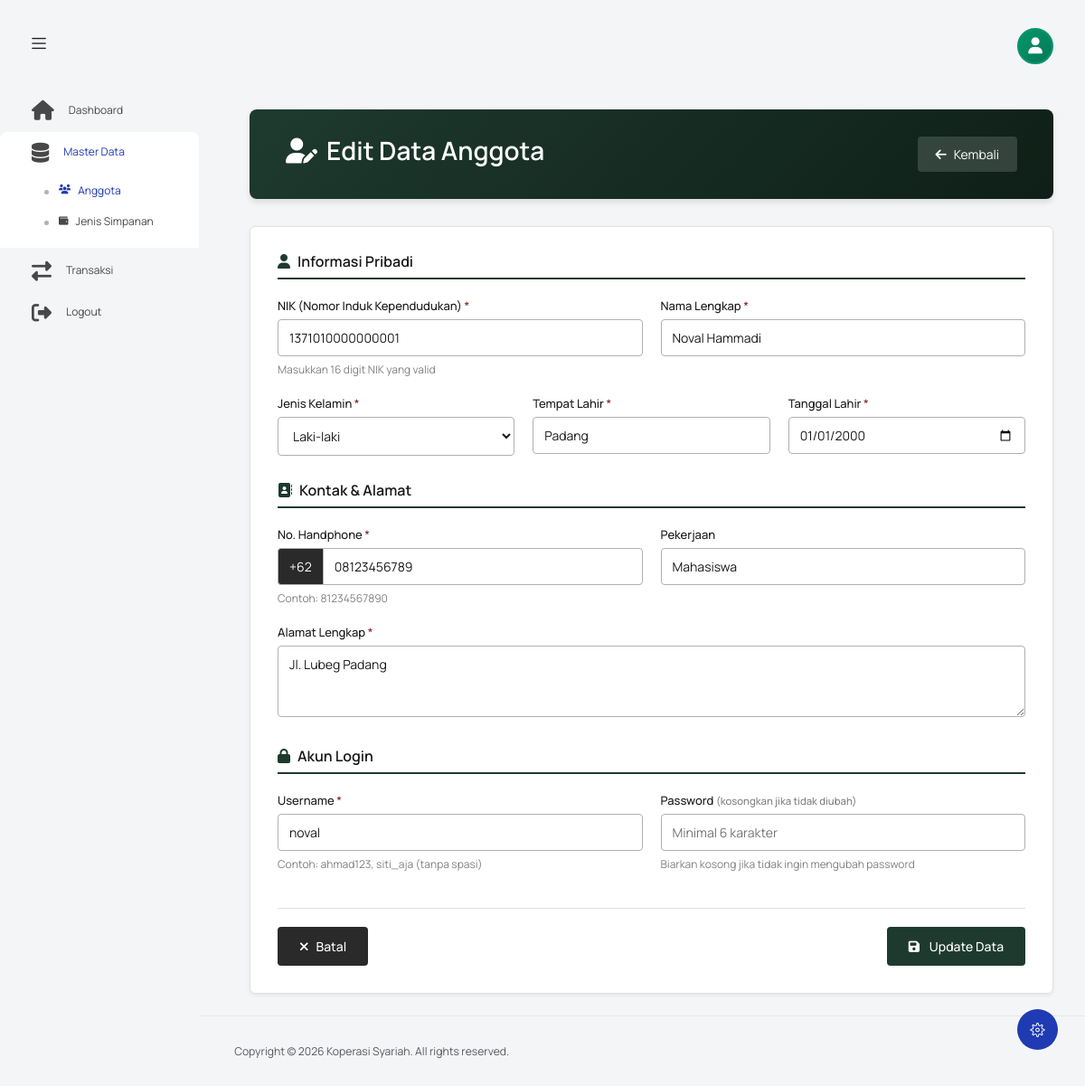
The page /index.php?controller=anggota&action=edit&id=1 (signed in) on the database its author committed.
### tables this page shows
CREATE TABLE `tb_anggota` (
  `id_anggota` int NOT NULL,
  `no_anggota` varchar(20) NOT NULL,
  `nik` varchar(16) NOT NULL,
  `nama_lengkap` varchar(100) NOT NULL,
  `jenis_kelamin` enum('L','P') NOT NULL,
  `tempat_lahir` varchar(50) DEFAULT NULL,
  `tanggal_lahir` date DEFAULT NULL,
  `alamat` text,
  `no_hp` varchar(15) DEFAULT NULL,
  `pekerjaan` varchar(50) DEFAULT NULL,
  `username` varchar(50) DEFAULT NULL,
  `password` varchar(255) DEFAULT NULL,
  `status_aktif` enum('Aktif','Non-Aktif') DEFAULT 'Aktif',
  `tanggal_daftar` date DEFAULT NULL
);

### views/anggota/form.php (the view, shortened to what the rows shown need)
<?php include('template/header.php'); ?>
<body class="with-welcome-text">
  <div class="container-scroller">
    <?php include 'template/navbar.php'; ?>
    <div class="container-fluid page-body-wrapper">
      <?php include 'template/setting_panel.php'; ?>
      <?php include 'template/sidebar.php'; ?>
      <div class="main-panel">
        <div class="content-wrapper">
          <div class="row">
            <div class="col-sm-12">
              <div style="background: linear-gradient(135deg, #1e3a2f 0%, #0f1f17 100%); color: white; padding: 30px 40px; border-radius: 8px; margin-bottom: 30px; box-shadow: 0 4px 6px rgba(0, 0, 0, 0.1);">
                <div style="display: flex; justify-content: space-between; align-items: center;">
                  <div>
                    <h2 style="font-size: 28px; font-weight: 600; margin: 0 0 8px 0; color: white;">
                      <?php if ($formMode === 'create'): ?>
                        <i class="fas fa-user-plus" style="margin-right: 10px;"></i>Tambah Anggota Baru
                      <?php else: ?>
                        <i class="fas fa-user-edit" style="margin-right: 10px;"></i>Edit Data Anggota
                      <?php endif; ?>
                    </h2>
                  </div>
                  <a href="index.php?controller=anggota&action=index"
                     style="padding: 10px 20px; background: rgba(255, 255, 255, 0.15); color: white; border-radius: 4px; text-decoration: none; font-size: 14px; transition: all 0.3s ease;">
                    <i class="fas fa-arrow-left" style="margin-right: 8px;"></i>Kembali
                  </a>
                </div>
              </div>
              <div style="background: white; border: 1px solid #e0e0e0; border-radius: 6px; box-shadow: 0 2px 4px rgba(0, 0, 0, 0.06); padding: 30px;">
                <form method="POST" action="<?php
                  echo $formMode === 'create'
                    ? 'index.php?controller=anggota&action=store'
                    : 'index.php?controller=anggota&action=update&id=' . ($data['id_anggota'] ?? 0)
                  ?>" id="anggotaForm" novalidate>
                  <h3 style="font-size: 16px; font-weight: 600; color: #1a1a1a; margin-bottom: 20px; border-bottom: 2px solid #1e3a2f; padding-bottom: 10px;">
                    <i class="fas fa-user" style="margin-right: 8px; color: #1e3a2f;"></i>Informasi Pribadi
                  </h3>
                  <div style="display: grid; grid-template-columns: repeat(2, 1fr); gap: 20px; margin-bottom: 20px;">
                    <div>
                      <label for="nik" style="display: block; font-size: 13px; font-weight: 500; color: #1a1a1a; margin-bottom: 6px;">
                        NIK (Nomor Induk Kependudukan) <span style="color: #8b2a2a;">*</span>
                      </label>
                      <input type="text" id="nik" name="nik"
                             placeholder="16 digit NIK" maxlength="16" required
                             pattern="[0-9]{16}"
                             value="<?= htmlspecialchars($data['nik'] ?? '') ?>"
                             style="width: 100%; padding: 10px 12px; border: 1px solid #b0b0b0; border-radius: 4px; font-size: 14px; color: #1a1a1a; background-color: white; transition: all 0.3s ease;">
                      <small style="display: block; margin-top: 6px; font-size: 12px; color: #808080;">Masukkan 16 digit NIK yang valid</small>
                    </div>
                    <div>
                      <label for="nama_lengkap" style="display: block; font-size: 13px; font-weight: 500; color: #1a1a1a; margin-bottom: 6px;">
                        Nama Lengkap <span style="color: #8b2a2a;">*</span>
                      </label>
                      <input type="text" id="nama_lengkap" name="nama_lengkap"
                             placeholder="Nama lengkap sesuai KTP" required
                             value="<?= htmlspecialchars($data['nama_lengkap'] ?? '') ?>"
                             style="width: 100%; padding: 10px 12px; border: 1px solid #b0b0b0; border-radius: 4px; font-size: 14px; color: #1a1a1a; background-color: white; transition: all 0.3s ease;">
                    </div>
                  </div>
                  <div style="display: grid; grid-template-columns: repeat(3, 1fr); gap: 20px; margin-bottom: 20px;">
                    <div>
                      <label for="jenis_kelamin" style="display: block; font-size: 13px; font-weight: 500; color: #1a1a1a; margin-bottom: 6px;">
                        Jenis Kelamin <span style="color: #8b2a2a;">*</span>
                      </label>
                      <select id="jenis_kelamin" name="jenis_kelamin" required
                              style="width: 100%; padding: 10px 12px; border: 1px solid #b0b0b0; border-radius: 4px; font-size: 14px; color: #1a1a1a; background-color: white;">
                        <option value="L" <?= (isset($data['jenis_kelamin']) && $data['jenis_kelamin'] === 'L') ? 'selected' : '' ?>>
                          Laki-laki
                        </option>
                      </select>
                    </div>
                    <div>
                      <label for="tempat_lahir" style="display: block; font-size: 13px; font-weight: 500; color: #1a1a1a; margin-bottom: 6px;">
                        Tempat Lahir <span style="color: #8b2a2a;">*</span>
                      </label>
                      <input type="text" id="tempat_lahir" name="tempat_lahir"
                             placeholder="Kota kelahiran" required
                             value="<?= htmlspecialchars($data['tempat_lahir'] ?? '') ?>"
                             style="width: 100%; padding: 10px 12px; border: 1px solid #b0b0b0; border-radius: 4px; font-size: 14px; color: #1a1a1a; background-color: white; transition: all 0.3s ease;">
                    </div>
                    <div>
                      <label for="tanggal_lahir" style="display: block; font-size: 13px; font-weight: 500; color: #1a1a1a; margin-bottom: 6px;">
                        Tanggal Lahir <span style="color: #8b2a2a;">*</span>
                      </label>
                      <input type="date" id="tanggal_lahir" name="tanggal_lahir" required
                             value="<?= $data['tanggal_lahir'] ?? '' ?>"
                             style="width: 100%; padding: 10px 12px; border: 1px solid #b0b0b0; border-radius: 4px; font-size: 14px; color: #1a1a1a; background-color: white; transition: all 0.3s ease;">
                    </div>
                  </div>
                  <h3 style="font-size: 16px; font-weight: 600; color: #1a1a1a; margin: 30px 0 20px 0; border-bottom: 2px solid #1e3a2f; padding-bottom: 10px;">
                    <i class="fas fa-address-book" style="margin-right: 8px; color: #1e3a2f;"></i>Kontak & Alamat
                  </h3>
                  <div style="display: grid; grid-template-columns: repeat(2, 1fr); gap: 20px; margin-bottom: 20px;">
                    <div>
                      <label for="no_hp" style="display: block; font-size: 13px; font-weight: 500; color: #1a1a1a; margin-bottom: 6px;">
                        No. Handphone <span style="color: #8b2a2a;">*</span>
                      </label>
                      <div style="display: flex;">
                        <span style="padding: 10px 12px; background: #2a2a2a; color: white; border: 1px solid #b0b0b0; border-right: none; border-radius: 4px 0 0 4px; font-size: 14px;">+62</span>
                        <input type="tel" id="no_hp" name="no_hp"
                               placeholder="8xxxxxxxxxx" required pattern="[0-9]{9,14}"
                               value="<?= htmlspecialchars($data['no_hp'] ?? '') ?>"
                               style="flex: 1; padding: 10px 12px; border: 1px solid #b0b0b0; border-radius: 0 4px 4px 0; font-size: 14px; color: #1a1a1a; background-color: white;">
                      </div>
                      <small style="display: block; margin-top: 6px; font-size: 12px; color: #808080;">Contoh: 81234567890</small>
                    </div>
                    <div>
                      <label for="pekerjaan" style="display: block; font-size: 13px; font-weight: 500; color: #1a1a1a; margin-bottom: 6px;">
                        Pekerjaan
                      </label>
                      <input type="text" id="pekerjaan" name="pekerjaan"
                             placeholder="Pekerjaan saat ini"
                             value="<?= htmlspecialchars($data['pekerjaan'] ?? '') ?>"
                             style="width: 100%; padding: 10px 12px; border: 1px solid #b0b0b0; border-radius: 4px; font-size: 14px; color: #1a1a1a; background-color: white; transition: all 0.3s ease;">
                    </div>
                  </div>
                  <div style="margin-bottom: 20px;">
                    <label for="alamat" style="display: block; font-size: 13px; font-weight: 500; color: #1a1a1a; margin-bottom: 6px;">
                      Alamat Lengkap <span style="color: #8b2a2a;">*</span>
                    </label>
                    <textarea id="alamat" name="alamat" rows="3" required
                              placeholder="Alamat domisili saat ini"
                              style="width: 100%; padding: 10px 12px; border: 1px solid #b0b0b0; border-radius: 4px; font-size: 14px; color: #1a1a1a; background-color: white; resize: vertical; transition: all 0.3s ease;"><?= htmlspecialchars($data['alamat'] ?? '') ?></textarea>
                  </div>
                  <h3 style="font-size: 16px; font-weight: 600; color: #1a1a1a; margin: 30px 0 20px 0; border-bottom: 2px solid #1e3a2f; padding-bottom: 10px;">
                    <i class="fas fa-lock" style="margin-right: 8px; color: #1e3a2f;"></i>Akun Login
                  </h3>
                  <div style="display: grid; grid-template-columns: repeat(2, 1fr); gap: 20px; margin-bottom: 20px;">
                    <div>
                      <label for="username" style="display: block; font-size: 13px; font-weight: 500; color: #1a1a1a; margin-bottom: 6px;">
                        Username <span style="color: #8b2a2a;">*</span>
                      </label>
                      <input type="text" id="username" name="username"
                             placeholder="Minimal 4 karakter alphanumeric" required
                             pattern="[a-zA-Z0-9]{4,}"
                             value="<?= htmlspecialchars($data['username'] ?? '') ?>"
                             style="width: 100%; padding: 10px 12px; border: 1px solid #b0b0b0; border-radius: 4px; font-size: 14px; color: #1a1a1a; background-color: white; transition: all 0.3s ease;">
                      <small style="display: block; margin-top: 6px; font-size: 12px; color: #808080;">Contoh: ahmad123, siti_aja (tanpa spasi)</small>
                    </div>
                    <div>
                      <label for="password" style="display: block; font-size: 13px; font-weight: 500; color: #1a1a1a; margin-bottom: 6px;">
                        Password
                        <?php if ($formMode === 'create'): ?>
                          <span style="color: #8b2a2a;">*</span>
                        <?php else: ?>
                          <small style="color: #808080;">(kosongkan jika tidak diubah)</small>
                        <?php endif; ?>
                      </label>
                      <input type="password" id="password" name="password"
                             placeholder="Minimal 6 karakter"
                             <?= $formMode === 'create' ? 'required minlength="6"' : '' ?>
                             style="width: 100%; padding: 10px 12px; border: 1px solid #b0b0b0; border-radius: 4px; font-size: 14px; color: #1a1a1a; background-color: white; transition: all 0.3s ease;">
                      <?php if ($formMode === 'create'): ?>
                        <small style="display: block; margin-top: 6px; font-size: 12px; color: #808080;">Minimal 6 karakter</small>
                      <?php else: ?>
                        <small style="display: block; margin-top: 6px; font-size: 12px; color: #808080;">Biarkan kosong jika tidak ingin mengubah password</small>
                      <?php endif; ?>
                    </div>
                  </div>
                  <div style="margin-top: 40px; padding-top: 20px; border-top: 1px solid #e0e0e0; display: flex; justify-content: space-between; gap: 10px;">
                    <a href="index.php?controller=anggota&action=index"
                       style="padding: 12px 24px; background: #2a2a2a; color: white; border-radius: 4px; text-decoration: none; font-size: 14px; font-weight: 500; transition: all 0.3s ease;">
                      <i class="fas fa-times" style="margin-right: 8px;"></i>Batal
                    </a>
                    <button type="submit" id="submitBtn"
                            style="padding: 12px 24px; background: #1e3a2f; color: white; border: none; border-radius: 4px; font-size: 14px; font-weight: 500; cursor: pointer; transition: all 0.3s ease;">
                      <i class="fas fa-save" style="margin-right: 8px;"></i>
                      <?php if ($formMode === 'create'): ?>
                        Simpan Data
                      <?php else: ?>
                        Update Data
                      <?php endif; ?>
                    </button>
                  </div>
                  </form>
                </div>
              </div>
          </div>
        </div>
        <footer class="footer">
          <div class="d-sm-flex justify-content-center justify-content-sm-between">
            <span class="text-muted text-center text-sm-left d-block d-sm-inline-block">
              Copyright © <?= date('Y') ?> Koperasi Syariah. All rights reserved.
            </span>
          </div>
        </footer>
      </div>
    </div>
  </div>
</body>
</html>

### rows shown on the page
tb_anggota: nik "1371010000000001", nama_lengkap "Noval Hammadi", jenis_kelamin "Laki-laki", tempat_lahir "Padang", tanggal_lahir "01/01/2000", no_hp "08123456789", pekerjaan "Mahasiswa", alamat "Jl. Lubeg Padang", username "noval"
